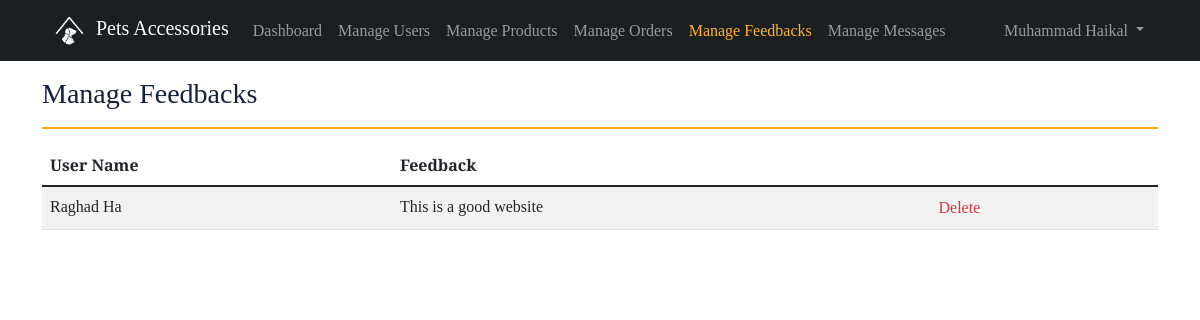
Page /petaccesories/manageFeedbacks.php (signed in) on the committed database.
### tables this page shows
CREATE TABLE IF NOT EXISTS `user` (
  `id` int(11) NOT NULL AUTO_INCREMENT,
  `is_admin` tinyint(1) DEFAULT '0',
  `first_name` varchar(30) NOT NULL,
  `last_name` varchar(30) NOT NULL,
  `email` varchar(50) NOT NULL,
  `phone` varchar(20) NOT NULL,
  `password` varchar(50) NOT NULL,
  `created_at` timestamp NOT NULL DEFAULT CURRENT_TIMESTAMP,
  PRIMARY KEY (`id`),
  UNIQUE KEY `UNIQUE` (`email`) USING BTREE
);

CREATE TABLE IF NOT EXISTS `feedback` (
  `id` int(11) NOT NULL AUTO_INCREMENT,
  `user_id` int(11) NOT NULL,
  `feedback` text,
  PRIMARY KEY (`id`),
  KEY `id` (`id`,`user_id`),
  KEY `user_id` (`user_id`)
);

### petaccesories/modules/Admin.php (called while the page is built, shortened)
<?php
class Admin extends User
{
  public static function check()
  {
    if (isset($_SESSION['admin_id'])) {
      return true;
    } else {
      return false;
    }
  }
  public static function getAdminFullName()
  {
    $admin = self::getAdmin()[0];
    return $admin['first_name'] . " " . $admin['last_name'];
  }
  public static function getAdmin()
  {
    return self::getQueryResults("SELECT * FROM `user` WHERE  `id` = {$_SESSION['admin_id']}");
  }
}

### petaccesories/modules/DB.php (called while the page is built, shortened)
<?php
class DB
{
  protected static $servername;
  protected static $username;
  protected static $password;
  protected static $dbname;
  protected static function connect()
  {
    self::$servername = "localhost";
    self::$username = "root";
    self::$password = "";
    self::$dbname = "petaccessories";
    $conn = new mysqli(self::$servername, self::$username, self::$password, self::$dbname);
    return $conn;
  }
  protected static function getQueryResults($sql){
    $result = mysqli_query(self::connect(), $sql);
    return mysqli_fetch_all($result, MYSQLI_ASSOC);
  }
}

### petaccesories/modules/Feedback.php (called while the page is built, shortened)
<?php
class Feedback extends DB
{
    public static function viewAll()
    {
        return self::getQueryResults("SELECT * FROM `feedback`");
    }
}

### petaccesories/modules/User.php (called while the page is built, shortened)
<?php
class User extends DB
{
  public static function getUserNameById($id)
  {
    $user = self::getQueryResults("SELECT first_name, last_name FROM user WHERE id = $id")[0];
    return $user['first_name'] . " " . $user['last_name'];
  }
}

### petaccesories/manageFeedbacks.php (the view, shortened to what this page needs)
<?php
$feedbacks = Feedback::viewAll();
?>
<!DOCTYPE html>
<html lang="en" dir="auto">
<?php include('./templates/head.php') ?>
<body>
    <?php include('./templates/adminNav.php') ?>
    <div class="container py-3">
        <h3 class="mb-0">Manage Feedbacks</h3>
        <hr class="myCustomHr">
        <div style="width: 100%; overflow-x: auto;" class="mb-3">
            <table class="table table-striped table-hover">
                <?php if (!empty($feedbacks)) : ?>
                    <thead>
                        <tr>
                            <th>User Name</th>
                            <th>Feedback</th>
                        </tr>
                    </thead>
                    <tbody>
                        <?php foreach ($feedbacks as $feedback) : ?>
                            <tr>
                                <td><?= User::getUserNameById($feedback['user_id']) ?></td>
                                <td><?= $feedback['feedback'] ?></td>
                                <td>
                                    <form style="width: fit-content;" method="post" action="<?php echo $_SERVER['PHP_SELF']; ?>">
                                        <button name="deleteFeedback" onclick="return confirm('Are you sure to delete this order?')" type="submit" class="link-danger bg-transparent border-0">Delete</button>
                                    </form>
                                </td>
                            </tr>
                        <?php endforeach ?>
                    </tbody>
                <?php else : ?>
                    <p class="text-muted text-center">No feedbacks found.</p>
                <?php endif ?>
            </table>
        </div>
    </div>
</body>
</html>

### petaccesories/templates/adminNav.php (shortened to what this page needs)
<?php
    $currentPage = basename($_SERVER['PHP_SELF']);
?>
<nav class="navbar navbar-expand-md navbar-dark bg-dark sticky-top">
        <div class="container-fluid pe-md-5 ps-md-5">
            <a class="navbar-brand" href="index.php">
                <img src="./img/logo.png" class="mx-1 " style="width: 35px; height: 35px;" alt="Logo">
                Pets Accessories
            </a>
            <div class="collapse navbar-collapse" id="navbarNavDropdown">
                <ul class="navbar-nav">
                    <li class="nav-item">
                        <a class="nav-link <?php if ($currentPage == 'dashboard.php') {echo "active";}?>" href="./dashboard.php">Dashboard</a>
                    </li>
                    <li class="nav-item">
                        <a class="nav-link <?php if ($currentPage == 'manageUsers.php') {echo "active";}?>" href="./manageUsers.php">Manage Users</a>
                    </li>
                    <li class="nav-item">
                        <a class="nav-link <?php if ($currentPage == 'manageProducts.php') {echo "active";}?>" href="./manageProducts.php">Manage Products</a>
                    </li>
                    <li class="nav-item">
                        <a class="nav-link <?php if ($currentPage == 'manageOrders.php') {echo "active";}?>" href="./manageOrders.php">Manage Orders</a>
                    </li>
                    <li class="nav-item">
                        <a class="nav-link <?php if ($currentPage == 'manageFeedbacks.php') {echo "active";}?>" href="./manageFeedbacks.php">Manage Feedbacks</a>
                    </li>
                    <li class="nav-item">
                        <a class="nav-link <?php if ($currentPage == 'manageMessages.php') {echo "active";}?>" href="./manageMessages.php">Manage Messages</a>
                    </li>
                </ul>
                <?php if (Admin::check()) : ?>
                    <ul class="navbar-nav ms-auto">
                        <li class="nav-item dropdown">
                            <a class="nav-link dropdown-toggle" href="#" role="button" data-bs-toggle="dropdown" aria-expanded="false">
                                <?php echo Admin::getAdminFullName() ?>
                            </a>
                        </li>
                    </ul>
                <?php endif; ?>
            </div>
        </div>
    </nav>

### rows in the picture
user: Admin::getAdminFullName() "Muhammad Haikal"
feedback: user.last_name "Raghad Ha", feedback "This is a good website"
